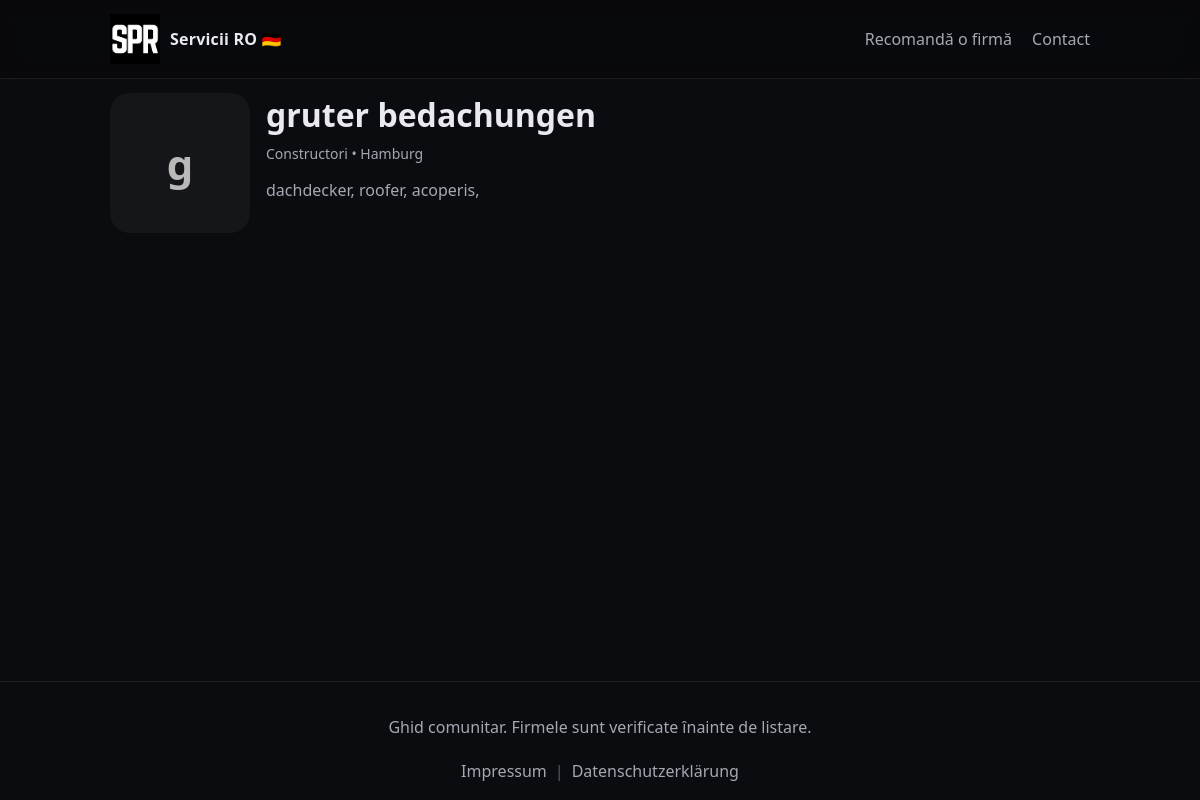
The page /listing/gruter-bedachungen on the database its author committed.
### app/models.py (models this page shows)
class Listing(db.Model):
    id = db.Column(db.Integer, primary_key=True)
    name = db.Column(db.String(200), nullable=False)
    slug = db.Column(db.String(240), nullable=False, unique=True)
    description = db.Column(db.Text, nullable=True)
    category_id = db.Column(db.Integer, db.ForeignKey("category.id"), nullable=False)
    city_id = db.Column(db.Integer, db.ForeignKey("city.id"), nullable=False)
    address = db.Column(db.String(255), nullable=True)
    phone = db.Column(db.String(80), nullable=True)
    whatsapp = db.Column(db.String(80), nullable=True)
    phone_key = db.Column(db.String(30), nullable=True, unique=True, index=True)
    whatsapp_key = db.Column(db.String(30), nullable=True, unique=True, index=True)
    website = db.Column(db.String(255), nullable=True)
    languages = db.Column(db.String(50), nullable=True)  # "ro,de,en"
    verified = db.Column(db.Boolean, default=False)
    featured = db.Column(db.Boolean, default=False)
    image_url = db.Column(db.String(500), nullable=True)  # Cloudinary URL
    created_at = db.Column(db.DateTime, default=datetime.utcnow)
    updated_at = db.Column(db.DateTime, default=datetime.utcnow, onupdate=datetime.utcnow)
    category = db.relationship("Category")
    city = db.relationship("City")

class Category(db.Model):
    id = db.Column(db.Integer, primary_key=True)
    name = db.Column(db.String(120), nullable=False, unique=True)
    slug = db.Column(db.String(140), nullable=False, unique=True)

class City(db.Model):
    id = db.Column(db.Integer, primary_key=True)
    name = db.Column(db.String(120), nullable=False)
    slug = db.Column(db.String(140), nullable=False, unique=True)
    state = db.Column(db.String(120), nullable=True)
    lat = db.Column(db.Float, nullable=True)
    lng = db.Column(db.Float, nullable=True)

### app/public/routes.py (the view)
@public_bp.get("/listing/<slug>")
def listing_page(slug: str):
    listing = Listing.query.filter_by(slug=slug).first()
    if not listing:
        abort(404)
    return render_template("listing.html", listing=listing)

### app/admin/routes.py (called while the page is built, shortened)
@admin_bp.before_app_request
def setup_cloudinary():
    from flask import current_app
    cfg = current_app.config
    if cfg.get("CLOUDINARY_URL"):
        cloudinary.config(cloudinary_url=cfg["CLOUDINARY_URL"])

### app/public/routes.py (called while the page is built)
@public_bp.app_context_processor
def inject_globals():
    return {
        "all_categories": Category.query.order_by(Category.name.asc()).all(),
        "all_cities": City.query.order_by(City.name.asc()).all(),
        "languages_from_str": languages_from_str
    }

### app/templates/listing.html (shortened to what this page needs)
{% extends "base.html" %}
{% block content %}
<div class="profile">
  <div class="profile-media">
    {% if listing.image_url %}
      <img
        src="{{ listing.image_url }}"
        alt="{{ listing.name }} – {{ (listing.category.name if listing.category else 'Servicii') }} în {{ (listing.city.name if listing.city else 'Germania') }}"
        loading="lazy"
      />
    {% else %}
      <div class="placeholder big">{{ listing.name[:1] }}</div>
    {% endif %}
  </div>
  <div class="profile-body">
    <h1>{{ listing.name }}</h1>
    <div class="muted">
      {{ listing.category.name if listing.category else '' }}
      {% if listing.category and listing.city %} • {% endif %}
      {{ listing.city.name if listing.city else '' }}
    </div>
    {% if listing.description %}
      <p class="desc">{{ listing.description }}</p>
    {% endif %}
  </div>
</div>
{% endblock content %}

### app/static/css/style.css (style rules this page uses)
:root { --bg:#0b0c10; --card:#12131a; --text:#e9e9ef; --muted:#a7a7b3; --accent:#7c5cff; --danger:#ff4d4d; }
* { box-sizing:border-box; }
html, body { height:100%; }
body { margin:0; font-family: ui-sans-serif, system-ui, -apple-system, Segoe UI, Roboto, Arial; background:var(--bg); color:var(--text); min-height:100vh; display:flex; flex-direction:column; }
.placeholder { width:100%; height:100%; display:flex; align-items:center; justify-content:center; font-weight:800; color:rgba(255,255,255,.7); }
.placeholder.big { width:140px; height:140px; border-radius:20px; font-size:42px; background:rgba(255,255,255,.04); }
.muted { color:var(--muted); font-size:14px; }
.profile { display:flex; gap:16px; align-items:flex-start; margin:14px 0; }
.profile-body h1 { margin:0 0 8px; }
.desc { color:var(--muted); }

### rows shown on the page
Listing: name "g", name "gruter bedachungen", description "dachdecker, roofer, acoperis,"
Category: category "Constructori"
City: city "Hamburg"
